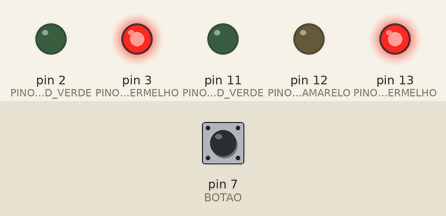
A sketch run on a simulated Arduino Uno, built with avr-gcc and run on an emulated ATmega328P. Shown: output pins drawn as LEDs (lit = HIGH). The inputs (shaded band) are chosen by the test bench; at power-on: pin 7 (BOTAO) LOW.

Above: at 5.9 s.
6.0 s: pin 7 (BOTAO) pulled HIGH for 3 s
At 10.6 s:
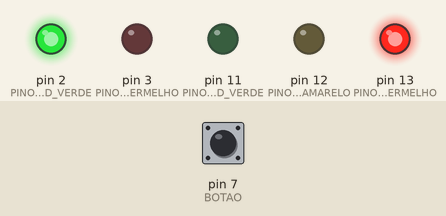
At 17.3 s:
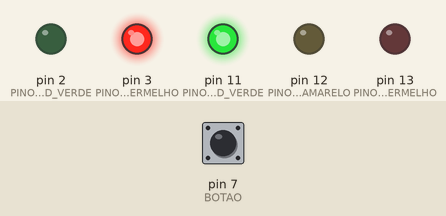
Timing chart, 0 to 20.8 s (numbered marks = the images above; inputs shaded):
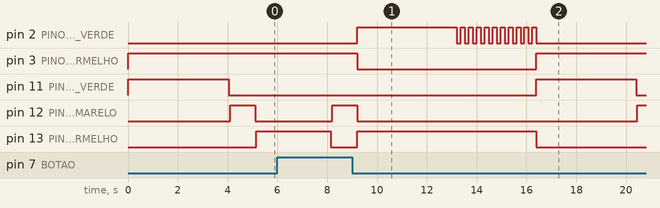

Measured:
- after the input at 6.0 s, pin 2 (PINO_PEDESTRE_LED_VERDE): LOW → HIGH after 3.2 s, then repeats every 0.32 s: LOW 0.16 s, HIGH 0.16 s, until it stays LOW from 16.4 s; pin 3 (PINO_PEDESTRE_LED_VERMELHO): HIGH → LOW after 3.2 s, → HIGH 7.2 s later

The sketch:

semaforo_com_pedestre.ino
```cpp
/*
  semaforo com botão de pedestre
*/

int PINO_CARRO_LED_VERMELHO = 13;
int PINO_CARRO_LED_AMARELO = 12;
int PINO_CARRO_LED_VERDE = 11;

int PINO_PEDESTRE_LED_VERDE = 2;
int PINO_PEDESTRE_LED_VERMELHO = 3;

//Botão para indicar a passagem de pedestre
int BOTAO = 7;

int TEMPOATRAVESSANDOPEDESTRE = 4000;
int TEMPOATRAVESSANDOCARRO = 4000;
int TEMPOALERTACARRO = 1000;
int TEMPOPARADOCARRO = 3000;
int TEMPOENTREPEDESTRE = 5000;

//Conta o tempo entre os apertos do botão
unsigned long MUDATEMPO;

void setup() {
  // Inicializamos o temporizador aqui
  // Observe que o "contador" foi atrelado
  // a váriavel que setamos acima.
  MUDATEMPO = millis();

  //Vermelho
  //Define o pino 13 como OUTPUT, a variável de saída
  pinMode(PINO_CARRO_LED_VERMELHO,OUTPUT);

  //Amarelo
  //Define o pino 12 como OUTPUT, a variável de saída
  pinMode(PINO_CARRO_LED_AMARELO,OUTPUT);

  //Verde
  //Define o pino 11 como OUTPUT, a variável de saída
  pinMode(PINO_CARRO_LED_VERDE,OUTPUT);

  //Verde Pedestre
  //Define o pino 2 como OUTPUT, a variável de saída
  pinMode(PINO_PEDESTRE_LED_VERDE,OUTPUT);

  //Vermelho Pedestre
  //Define o pino 3 como OUTPUT, a variável de saída
  pinMode(PINO_PEDESTRE_LED_VERMELHO,OUTPUT);

  //Inicialização das luzes
  //Começamos deixando acesas as luzes: verde (referente aos veículos)
  // e vermelha (referente aos pedestres)
  digitalWrite(PINO_CARRO_LED_VERDE, HIGH);
  digitalWrite(PINO_PEDESTRE_LED_VERMELHO, HIGH);
  digitalWrite(PINO_CARRO_LED_VERMELHO, LOW);
  digitalWrite(PINO_CARRO_LED_AMARELO, LOW);
  digitalWrite(PINO_PEDESTRE_LED_VERDE, LOW);
  //Serial.begin(9600);

}

void loop() {

  verificaBotao();

  //Verde
  //Coloca o pino 11 em nível HIGH, em 5 V e acende o verde
  digitalWrite(PINO_CARRO_LED_VERDE,HIGH);
  delay(TEMPOATRAVESSANDOCARRO); // Tempo de 3 segundos
  //Coloca o pino 11 em nível LOW, em 0 V e apaga o verde
  digitalWrite(PINO_CARRO_LED_VERDE,LOW);

  verificaBotao();

  //Amarelho
  //Coloca o pino 12 em nível HIGH, em 5 V e acende o amarelo
  digitalWrite(PINO_CARRO_LED_AMARELO,HIGH);
  delay(TEMPOALERTACARRO); // Tempo de 1 segundo
  //Coloca o pino 12 em nível LOW, em 0 V e apaga o amarelo
  digitalWrite(PINO_CARRO_LED_AMARELO,LOW);

  verificaBotao();

  //Vermelho
  //Coloca o pino 13 em nível HIGH, em 5 V e acende o vermelho
  digitalWrite(PINO_CARRO_LED_VERMELHO,HIGH);
  delay(TEMPOPARADOCARRO); // Tempo de TEMPOPARADOCARRO segundos
  //Coloca o pino 13 em nível LOW, em 0 V e apaga o vermelho
  digitalWrite(PINO_CARRO_LED_VERMELHO,LOW);

}

void verificaBotao(){
  // A variável que vamos setar abaixo servirá para "guardar" o estado do nosso botão (pressionado ou não pressionado)
  int estado = digitalRead(BOTAO);
  delay(50);
  Serial.println(estado);

  // Se o botão está sendo pressionado E se já passou TEMPOENTREPEDESTRE segundos desde a última pressão.

  if (estado == HIGH && (millis() - MUDATEMPO) > TEMPOENTREPEDESTRE) {
    //Então SE SIM, executa a função de mudar o estado das luzes abaixo:
    mudaLuzesPedestre();
  }
}

// Mudança de luzes para o pedestre
void mudaLuzesPedestre() {

  //Luz verde do carro é desligada
  digitalWrite(PINO_CARRO_LED_VERDE, LOW);    // A luz verde é desligada
  //Acende a luz amarela do carro
  digitalWrite(PINO_CARRO_LED_AMARELO, HIGH); // A luz amarela vai ligar por TEMPOENTREPEDESTRE segundos
  delay(TEMPOALERTACARRO);
  //Apaga a luz amarela
  digitalWrite(PINO_CARRO_LED_AMARELO, LOW); // A luz amarela vai desligar
  //Acende a vermelha
  digitalWrite(PINO_CARRO_LED_VERMELHO, HIGH); // A luz vermelha vai ligar por TEMPOATRAVESSANDOPEDESTRE segundos

  //Desliga a luz vermelha do pedestre
  digitalWrite(PINO_PEDESTRE_LED_VERMELHO, LOW);
  //Acende a luz verde do pedestre
  digitalWrite(PINO_PEDESTRE_LED_VERDE, HIGH);
  delay(TEMPOATRAVESSANDOPEDESTRE);

  // Pisca a luz verde dos PEDESTRES 10 vezes
  for (int x=0; x<10; x++) {
    digitalWrite(PINO_PEDESTRE_LED_VERDE, LOW);
    delay(160);
    digitalWrite(PINO_PEDESTRE_LED_VERDE, HIGH);
    delay(160);
  }

  //Desliga as luzes verde do pedestre
  digitalWrite(PINO_PEDESTRE_LED_VERDE, LOW);
  //Desliga a luz vermelha do carro
  digitalWrite(PINO_CARRO_LED_VERMELHO, LOW);
  //Desliga a luz amarela do carro
  digitalWrite(PINO_CARRO_LED_AMARELO, LOW);
  //Acende a luz vermelha do pestre
  digitalWrite(PINO_PEDESTRE_LED_VERMELHO, HIGH);
  //Acende a luz verde do carro
  digitalWrite(PINO_CARRO_LED_VERDE, HIGH);

  MUDATEMPO = millis();
 }
```
